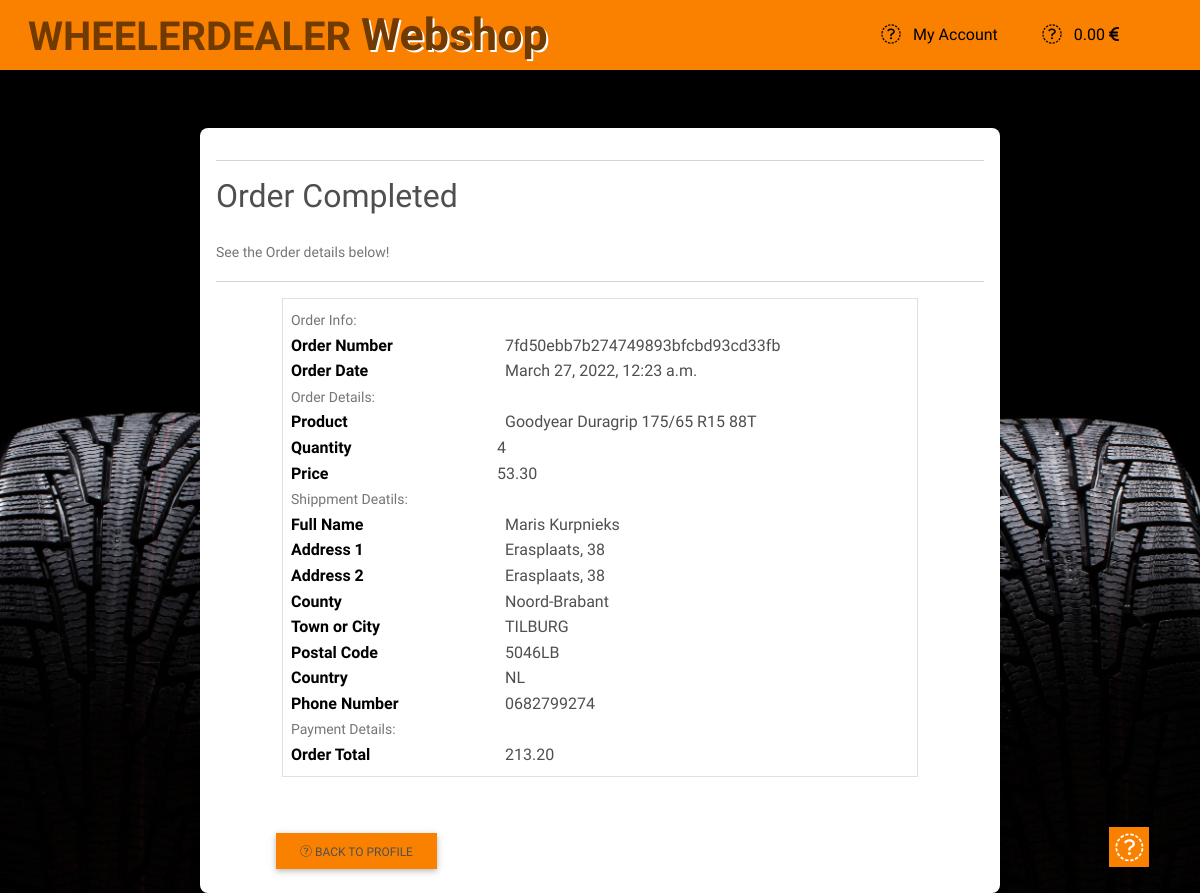
Screenshot of /profiles/order_history/7fd50ebb7b274749893bfcbd93cd33fb (signed in) with the database file from the repository.
### checkout/models.py (models this page shows, shortened)
class Order(models.Model):
    order_number = models.CharField(max_length=32, null=False, editable=False)
    user_profile = models.ForeignKey(UserProfile, on_delete=models.SET_NULL,
                                     null=True, blank=True,
                                     related_name='orders')
    full_name = models.CharField(max_length=50, null=False, blank=False)
    email = models.EmailField(max_length=254, null=False, blank=False)
    phone_number = models.CharField(max_length=20, null=False, blank=False)
    country = CountryField(blank_label='Country *', null=False, blank=False)
    postcode = models.CharField(max_length=20, null=True, blank=True)
    town_or_city = models.CharField(max_length=40, null=False, blank=False)
    street_address1 = models.CharField(max_length=80, null=False, blank=False)
    street_address2 = models.CharField(max_length=80, null=True, blank=True)
    county = models.CharField(max_length=80, null=True, blank=True)
    date = models.DateTimeField(auto_now_add=True)
    order_total = models.DecimalField(max_digits=10, decimal_places=2, null=False, default=0)
    original_cart = models.TextField(null=False, blank=False, default="")
    stripe_pid = models.CharField(max_length=254, null=False, blank=False, default="")

class OrderLineItem(models.Model):
    order = models.ForeignKey(Order, null=False, blank=False, on_delete=models.CASCADE, related_name='lineitems')
    product = models.ForeignKey(Product, null=False, blank=False, on_delete=models.CASCADE)
    product_size = models.CharField(max_length=2, null=True, blank=True)
    quantity = models.IntegerField(null=False, blank=False, default=0)
    lineitem_total = models.DecimalField(max_digits=6, decimal_places=2, null=False, blank=False, editable=False)

### products/models.py (models this page shows, shortened)
class Product(models.Model):
    category = models.ForeignKey('Category', null=False, blank=False, on_delete=models.CASCADE)
    ean_code = models.CharField(max_length=13, validators=[MinLengthValidator(13)], unique=True, null=False, blank=False)
    size = models.ForeignKey('TyreSize', null=False, blank=False, on_delete=models.CASCADE)
    load_index = models.CharField(max_length=2, null=False, blank=False)
    speed_index = models.CharField(max_length=1, null=False, blank=False)
    manufacturer = models.ForeignKey('Manufacturer', null=False, blank=False, on_delete=models.CASCADE)
    name = models.CharField(max_length=254)
    description = models.TextField()
    price = models.DecimalField(max_digits=6, decimal_places=2)
    image_url = models.URLField(max_length=1024, null=True, blank=True)
    image = models.ImageField(null=True, blank=True)

### profiles/views.py (the view)
# urls.py: path('order_history/<order_number>', views.order_history, name='order_history'),
@login_required
def order_history(request, order_number):
    order = get_object_or_404(Order, order_number=order_number)
    messages.info(request, (
        f'This is a past confirmation for order number {order_number}. '
        'A confirmation email was sent on the order date.'
    ))
    template = 'checkout/checkout_success.html'
    context = {
        'order': order,
        'from_profile': True,
    }
    return render(request, template, context)

### cart/contexts.py (called while the page is built, shortened)
def cart_content(request):
    cart_items = []
    order_total = 0
    product_count = 0
    total_product_count = 0
    delivery = order_total * 0.20
    cart = request.session.get('cart', {})
    context = {
        'cart_items': cart_items,
        'product_count': product_count,
        'order_total': order_total,
        'total_product_count': total_product_count,
        'delivery': delivery,
    }
    return context

### checkout/templates/checkout/checkout_success.html (shortened to what this page needs)
{% extends "base.html" %}
{% load static %}
{% block extra_css %}
    <link rel="stylesheet" href="{% static 'css/sidebar.css' %}">
    <link rel="stylesheet" href="{% static 'css/topnav.css' %}">
    <link rel="stylesheet" href="{% static 'css/products.css' %}">
    <link rel="stylesheet" href="{% static 'css/cart.css' %}">
    <link rel="stylesheet" href="{% static 'css/checkout.css' %}">
{% endblock %}
{% block page_header %}
    <div class="container header-container">
    </div>
{% endblock %}
{% block content %}
<div class="col-sm-12 col-lg-10 offset-lg-1 col-xl-8 offset-xl-2 mt-2">
    <div class="card product-card-details mb-3 mt-4 pt-3 pb-3 px-3">
        <div class="row">
            <div class="col">
                <hr>
                <h2 class="logo-font mb-4">Order Completed</h2>
                <small class="text-muted">See the Order details below!</small>
                <hr>
            </div>
        </div>
        <div class="row">
            <div class="col-12 col-lg-10 offset-lg-1 ">
                <div class="order-confirmation-wrapper p-2 border">
                    <div class="row">
                        <div class="col">
                            <small class="text-muted">Order Info:</small>
                        </div>
                    </div>
                    <div class="row">
                        <div class="col-12 col-md-4">
                            <p class="mb-0 text-black font-weight-bold">Order Number</p>
                        </div>
                        <div class="col-12 col-md-8 text-md-right">
                            <p class="mb-0">{{ order.order_number }}</p>
                        </div>
                    </div>
                    <div class="row">
                        <div class="col-12 col-md-4">
                            <p class="mb-0 text-black font-weight-bold">Order Date</p>
                        </div>
                        <div class="col-12 col-md-8 text-md-right">
                            <p class="mb-0">{{ order.date }}</p>
                        </div>
                    </div>
                    <div class="row">
                        <div class="col">
                            <small class="text-muted">Order Details:</small>
                        </div>
                    </div>
                    {% for item in order.lineitems.all %}
                    <div class="row">
                        <div class="col-12 col-md-4">
                            <p class="mb-0 text-black font-weight-bold">Product</p>
                        </div>
                        <div class="col-12 col-md-8 text-md-right">
                            <p class="mb-0">{{ item.product.name }}</p>
                        </div>
                        <div class="row">
                            <div class="col-12 col-md-4">
                                <p class="mb-0 text-black font-weight-bold">Quantity</p>
                            </div>
                            <div class="col-12 col-md-8 text-md-right">
                                <p class="mb-0">{{ item.quantity }}</p>
                            </div>
                        </div>
                        <div class="row">
                            <div class="col-12 col-md-4">
                                <p class="mb-0 text-black font-weight-bold">Price</p>
                            </div>
                            <div class="col-12 col-md-8 text-md-right">
                                <p class="mb-0">{{ item.product.price }}</p>
                            </div>
                        </div>
                    </div>
                    {% endfor %}
                    <div class="row">
                        <div class="col">
                            <small class="text-muted">Shippment Deatils:</small>
                        </div>
                    </div>
                    <div class="row">
                        <div class="col-12 col-md-4">
                            <p class="mb-0 text-black font-weight-bold">Full Name</p>
                        </div>
                        <div class="col-12 col-md-8 text-md-right">
                            <p class="mb-0">{{ order.full_name }}</p>
                        </div>
                    </div>
                    <div class="row">
                        <div class="col-12 col-md-4">
                            <p class="mb-0 text-black font-weight-bold">Address 1</p>
                        </div>
                        <div class="col-12 col-md-8 text-md-right">
                            <p class="mb-0">{{ order.street_address1 }}</p>
                        </div>
                    </div>
                    {% if order.street_address2 %}
                    <div class="row">
                        <div class="col-12 col-md-4">
                            <p class="mb-0 text-black font-weight-bold">Address 2</p>
                        </div>
                        <div class="col-12 col-md-8 text-md-right">
                            <p class="mb-0">{{ order.street_address1 }}</p>
                        </div>
                    </div>
                    {% endif %}
                    {% if order.county %}
                    <div class="row">
                        <div class="col-12 col-md-4">
                            <p class="mb-0 text-black font-weight-bold">County</p>
                        </div>
                        <div class="col-12 col-md-8 text-md-right">
                            <p class="mb-0">{{ order.county }}</p>
                        </div>
                    </div>
                    {% endif %}
                    <div class="row">
                        <div class="col-12 col-md-4">
                            <p class="mb-0 text-black font-weight-bold">Town or City</p>
                        </div>
                        <div class="col-12 col-md-8 text-md-right">
                            <p class="mb-0">{{ order.town_or_city }}</p>
                        </div>
                    </div>
                    {% if order.postcode %}
                    <div class="row">
                        <div class="col-12 col-md-4">
                            <p class="mb-0 text-black font-weight-bold">Postal Code</p>
                        </div>
                        <div class="col-12 col-md-8 text-md-right">
                            <p class="mb-0">{{ order.postcode }}</p>
                        </div>
                    </div>
                    {% endif %}
                    <div class="row">
                        <div class="col-12 col-md-4">
                            <p class="mb-0 text-black font-weight-bold">Country</p>
                        </div>
                        <div class="col-12 col-md-8 text-md-right">
                            <p class="mb-0">{{ order.country }}</p>
                        </div>
                    </div>
                    <div class="row">
                        <div class="col-12 col-md-4">
                            <p class="mb-0 text-black font-weight-bold">Phone Number</p>
                        </div>
                        <div class="col-12 col-md-8 text-md-right">
                            <p class="mb-0">{{ order.phone_number }}</p>
                        </div>
                    </div>
                    <div class="row">
                        <div class="col">
                            <small class="text-muted">Payment Details:</small>
                        </div>
                    </div>
                    <div class="row">
                        <div class="col-12 col-md-4">
                            <p class="mb-0 text-black font-weight-bold">Order Total</p>
                        </div>
                        <div class="col-12 col-md-8 text-md-right">
                            <p class="mb-0">{{ order.order_total }}</p>
                        </div>
                    </div>
                </div>
            </div>
        </div>
        <div class="row mt-5 mx-5">
            <div class="col-12 col-lg-7 text-right">
                {% if from_profile %}
                    <a href="{% url 'profile' %}" class="btn bg-orange rounded-0 my-2">
                        <span class="icon mr-2">
                            <i class="fa-duotone fa-angles-left"></i>
                        </span>
                        <span class="text-uppercase">Back to Profile</span>
                    </a>
                {% endif %}
            </div>
        </div>
    </div>
</div>
<div class="btt-button shadow-sm rounded-0 border border-black bg-orange">
    <a class="btt-link d-flex h-100">
        <i class="fa-regular fa-up text-white mx-auto my-auto"></i>
    </a>
</div>
{% endblock %}

### static/css/base.css (style rules this page uses)
html { height: 100%; }
body { background: url('/media/iStock-1030486504-tires.jpg') no-repeat center center fixed; background-size: cover; height: calc(100vh - 70px); font-family: 'Domine', serif; }
a, a:hover { color: black; }
.text-white { color: white !important; }
.bg-orange { background-color: rgb(250, 129, 0) !important; }
.icon { align-items: center; justify-content: center; }
.header-container { padding-top: 70px; height: 70px; }
.btt-button { height: 42px; width: 42px; position: fixed; bottom: 25px; right: 50px; font-size: 1.8rem; z-index: 5; }
.btt-link, .update-link, .remove-item { cursor: pointer; }
@media (max-width: 1500px) { .header-container { height: 104px; } }
@media (min-width: 1200px) { .container { max-width: 85%; } }

### rows the page displays
Order: order_number "7fd50ebb7b274749893bfcbd93cd33fb", date "March 27, 2022, 12:23 a.m.", full_name "Maris Kurpnieks", street_address1 "Erasplaats, 38", county "Noord-Brabant", town_or_city "TILBURG", postcode "5046LB", country "NL", phone_number "0682799274", order_total "213.20"
OrderLineItem: product.name "Goodyear Duragrip 175/65 R15 88T", quantity "4", product.price "53.30"
